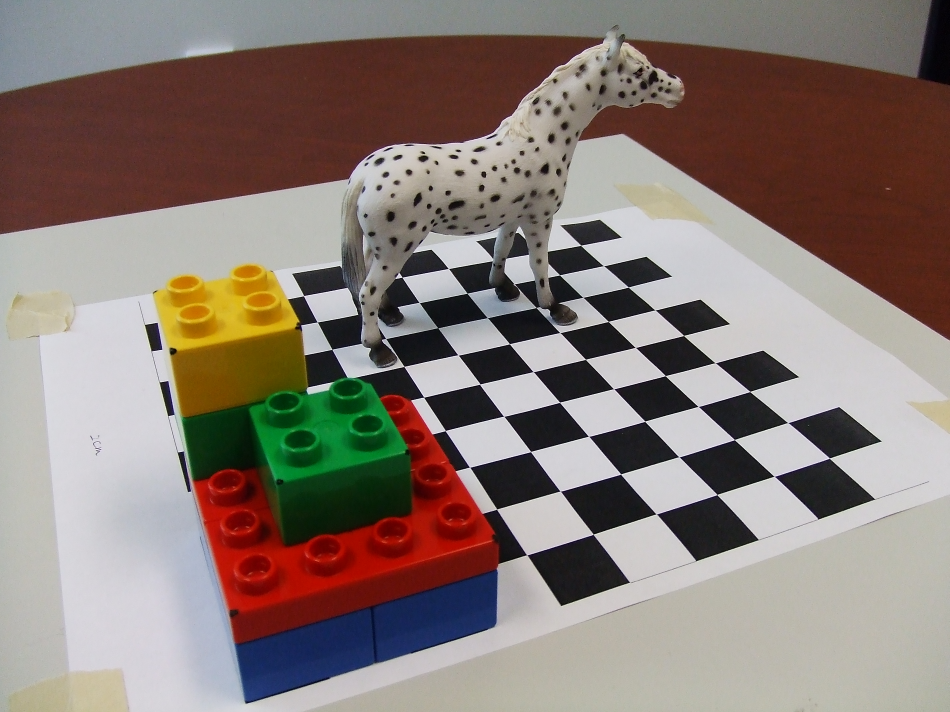
%> input picture horse/set1/DSCF4180.jpg, 2848 x 2136 px (shown at 1/3 size); its folder holds 4 pictures in this run
$ octave use_line_tool.m   (GNU Octave 9; MATLAB toolbox functions it lacks are replaced by stand-ins)
%> lines starting %> are read from the running program, lines starting %| are printed output that depends on the picture
%% Clean up
clear all
close all

%% Take in the first image and select a point on that image
input_dir = ['/Users/minhtrangvy/Documents/MATLAB/Computational_Photography/3D_Reconstruction/horse/set1/'];
input_dir2 = ['/Users/minhtrangvy/Documents/MATLAB/Computational_Photography/3D_Reconstruction/horse/set1/'];

input_file_ext = 'JPG';
files = dir([input_dir '*.' input_file_ext]);
files2 = dir([input_dir2 '*.' input_file_ext]);

% % file = files(1).name;
set1_back_left_image = imread([input_dir files(1).name]);
set1_back_right_image = imread([input_dir files(2).name]);
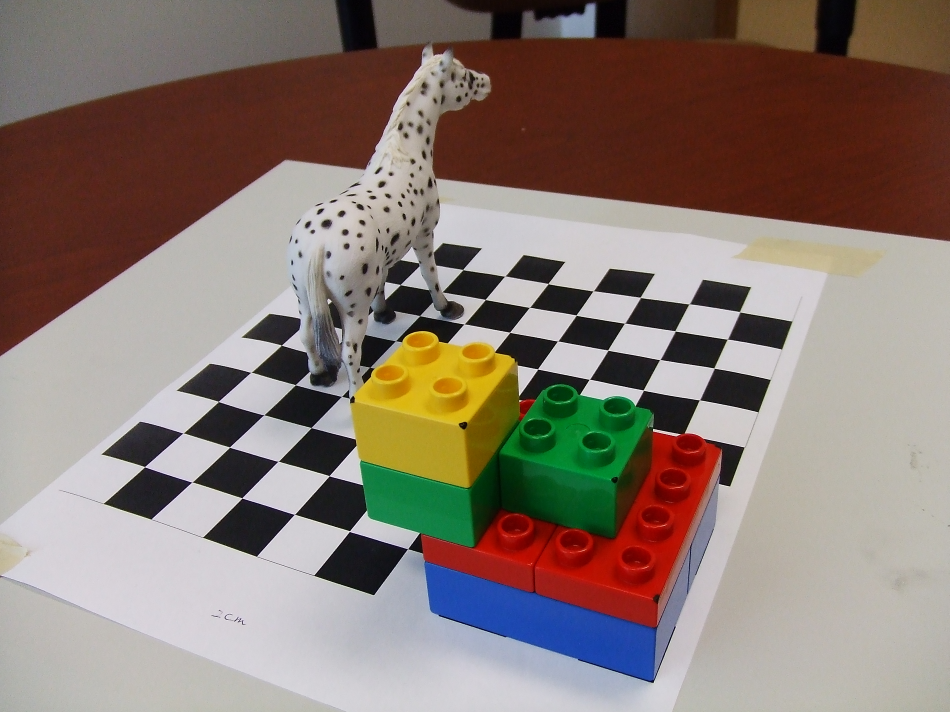
%> input picture horse/set1/DSCF4181.jpg, 2848 x 2136 px (shown at 1/3 size)
set1_front_left_image = imread([input_dir files(3).name]);
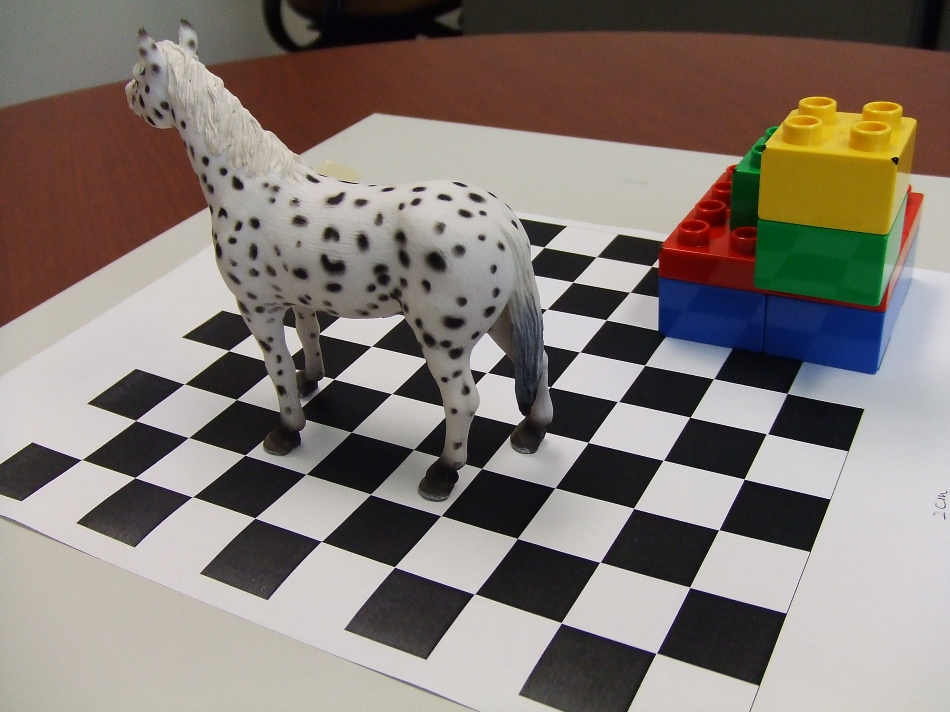
%> input picture horse/set1/DSCF4184.jpg, 2848 x 2136 px (shown at 1/3 size)
set1_left_image = imread([input_dir files(4).name]);
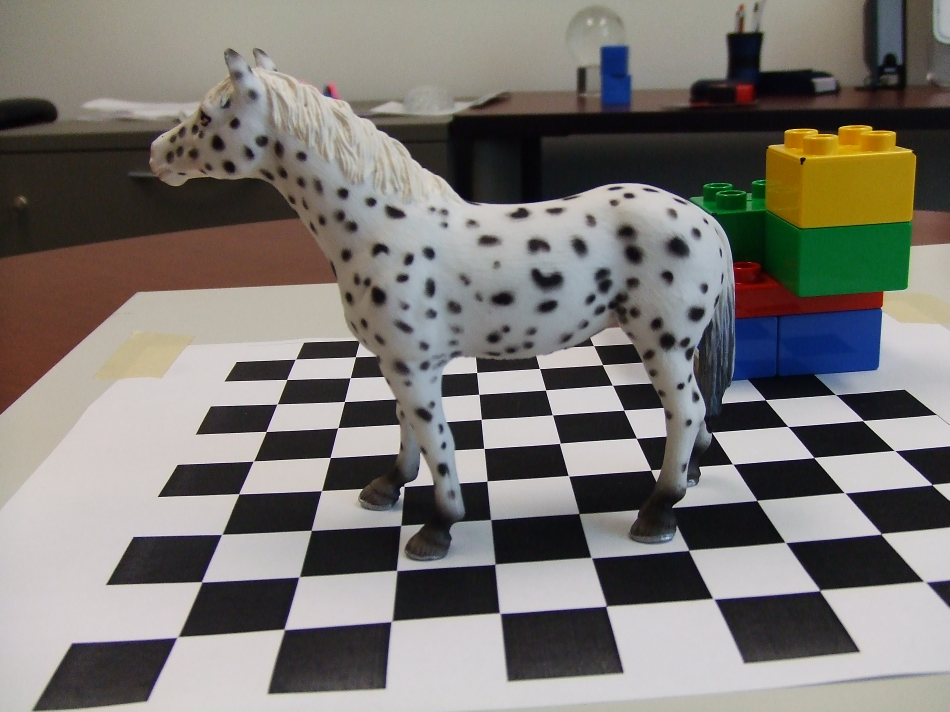
%> input picture horse/set1/DSCF4186.jpg, 2848 x 2136 px (shown at 1/3 size)
%> (the run ends here)
